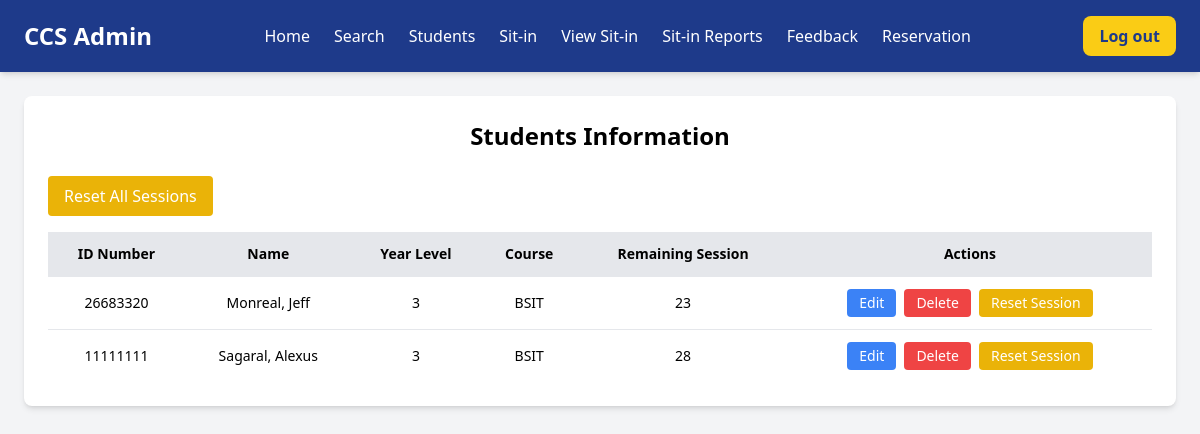
Screenshot of /students.php (signed in) with the database file from the repository.
### tables this page shows
CREATE TABLE `users` (
  `ID` int(11) NOT NULL,
  `ID_NUMBER` int(11) NOT NULL,
  `LASTNAME` varchar(50) NOT NULL,
  `FIRSTNAME` varchar(50) NOT NULL,
  `MIDDLENAME` varchar(50) DEFAULT NULL,
  `COURSE` varchar(100) DEFAULT NULL,
  `YEAR` int(11) DEFAULT NULL,
  `USERNAME` varchar(50) NOT NULL,
  `PASSWORD` varchar(100) NOT NULL,
  `EMAIL` varchar(100) NOT NULL,
  `ADDRESS` varchar(30) DEFAULT NULL,
  `SESSION` int(11) DEFAULT 30,
  `IMAGE` varchar(100) DEFAULT NULL,
  `CREATED_AT` timestamp NOT NULL DEFAULT current_timestamp(),
  `user_type` enum('student','admin') NOT NULL DEFAULT 'student',
  `POINTS` int(11) DEFAULT 0,
  `current_points` int(11) DEFAULT 0,
  `total_points_earned` int(11) DEFAULT 0,
  `sessions_earned` int(11) DEFAULT 0
);

### students.php (the view, shortened to what this page needs)
<?php
require_once 'database.php';
$query = "SELECT *, COALESCE(POINTS, 0) as POINTS FROM users WHERE user_type = 'student' ORDER BY ID ASC";
$result = $conn->query($query);
?>
<!DOCTYPE html>
<html lang="en">
<head>
    <script src="https://cdn.tailwindcss.com"></script>
</head>
<body class="bg-gray-100">
    <?php include 'admin-nav.php'; ?>
    <div class="max-w-7xl mx-auto p-6">
        <div class="bg-white rounded-lg shadow-md p-6">
            <h2 class="text-2xl font-bold mb-6 text-center">Students Information</h2>
            <div class="flex mb-4">
                <form method="POST" class="flex gap-2">
                    <button type="submit" name="reset_sessions" class="bg-yellow-500 text-white px-4 py-2 rounded hover:bg-yellow-600">
                        Reset All Sessions
                    </button>
                </form>
            </div>
            <div class="overflow-x-auto">
                <table class="w-full border-collapse bg-white text-left text-sm">
                    <thead class="bg-gray-200">
                        <tr class="text-center">                            <th class="p-3">ID Number</th>
                            <th class="p-3">Name</th>
                            <th class="p-3">Year Level</th>
                            <th class="p-3">Course</th>
                            <th class="p-3">Remaining Session</th>
                            <th class="p-3">Actions</th>
                        </tr>
                    </thead>
                    <tbody class="text-center">
                        <?php while ($row = $result->fetch_assoc()): ?>
                            <tr class="border-t">                                <td class="p-3"><?= htmlspecialchars($row['ID_NUMBER']) ?></td>
                                <td class="p-3"><?= htmlspecialchars($row['LASTNAME'] . ", " . $row['FIRSTNAME']) ?></td>
                                <td class="p-3"><?= htmlspecialchars($row['YEAR']) ?></td>
                                <td class="p-3"><?= htmlspecialchars($row['COURSE']) ?></td>
                                <td class="p-3"><?= htmlspecialchars($row['SESSION']) ?></td>
                                <td class="p-3 flex gap-2 justify-center items-center">
                                    <button onclick="editStudent(<?= htmlspecialchars(json_encode($row)) ?>)"
                                            class="bg-blue-500 text-white px-3 py-1 rounded hover:bg-blue-600">
                                        Edit
                                    </button>
                                    <button onclick="deleteStudent(<?= $row['ID'] ?>)"
                                            class="bg-red-500 text-white px-3 py-1 rounded hover:bg-red-600">
                                        Delete
                                    </button>
                                    <button onclick="resetSession(<?= $row['ID'] ?>)"
                                            class="bg-yellow-500 text-white px-3 py-1 rounded hover:bg-yellow-600">
                                        Reset Session
                                    </button>
                                </td>
                            </tr>
                        <?php endwhile; ?>
                    </tbody>
                </table>
            </div>
        </div>
    </div>
</body>
</html>

### rows the page displays
users: ID_NUMBER "26683320", LASTNAME+FIRSTNAME "Monreal, Jeff", YEAR "3", COURSE "BSIT", SESSION "23"
users: ID_NUMBER "11111111", LASTNAME+FIRSTNAME "Sagaral, Alexus", YEAR "3", COURSE "BSIT", SESSION "28"
